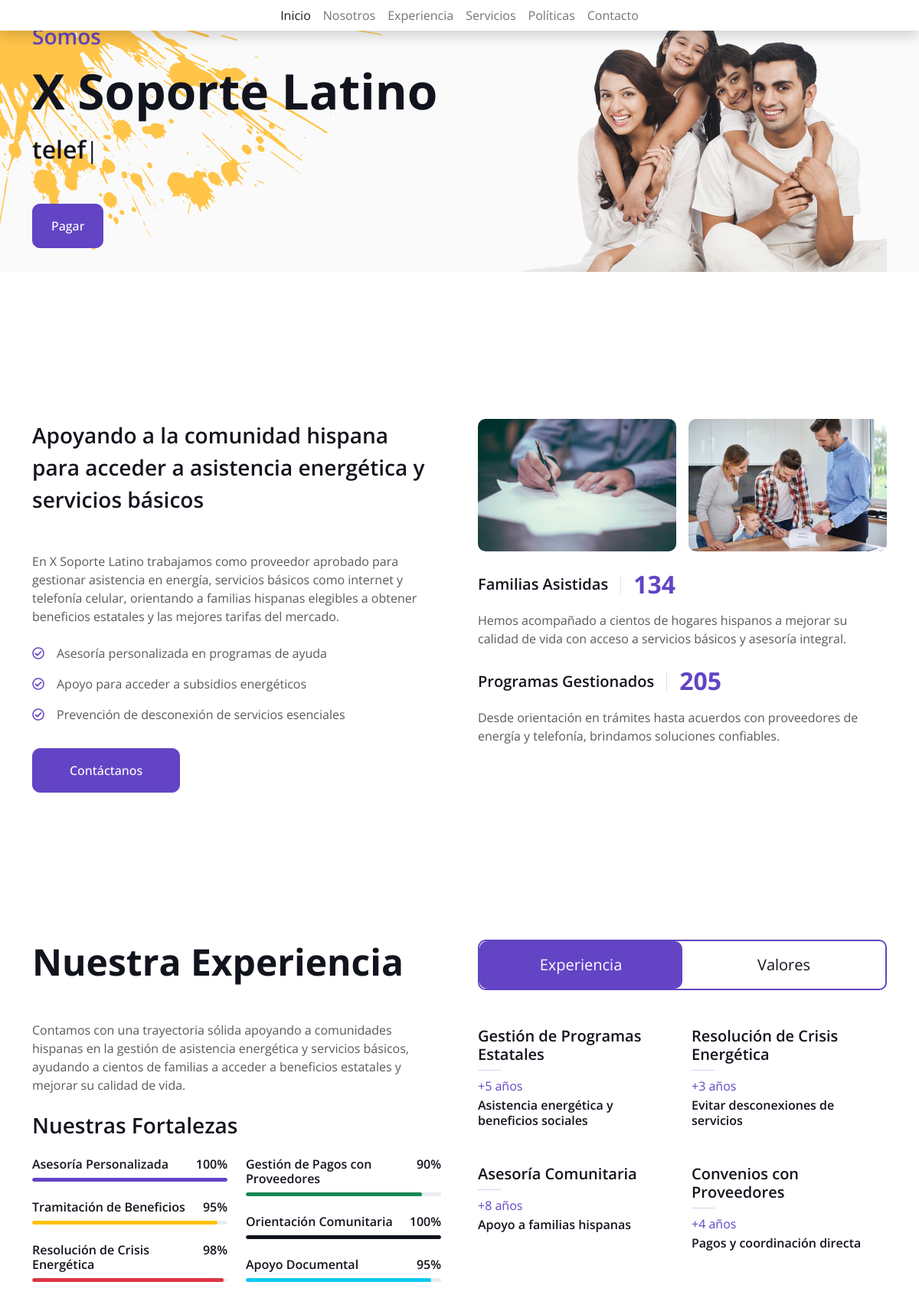
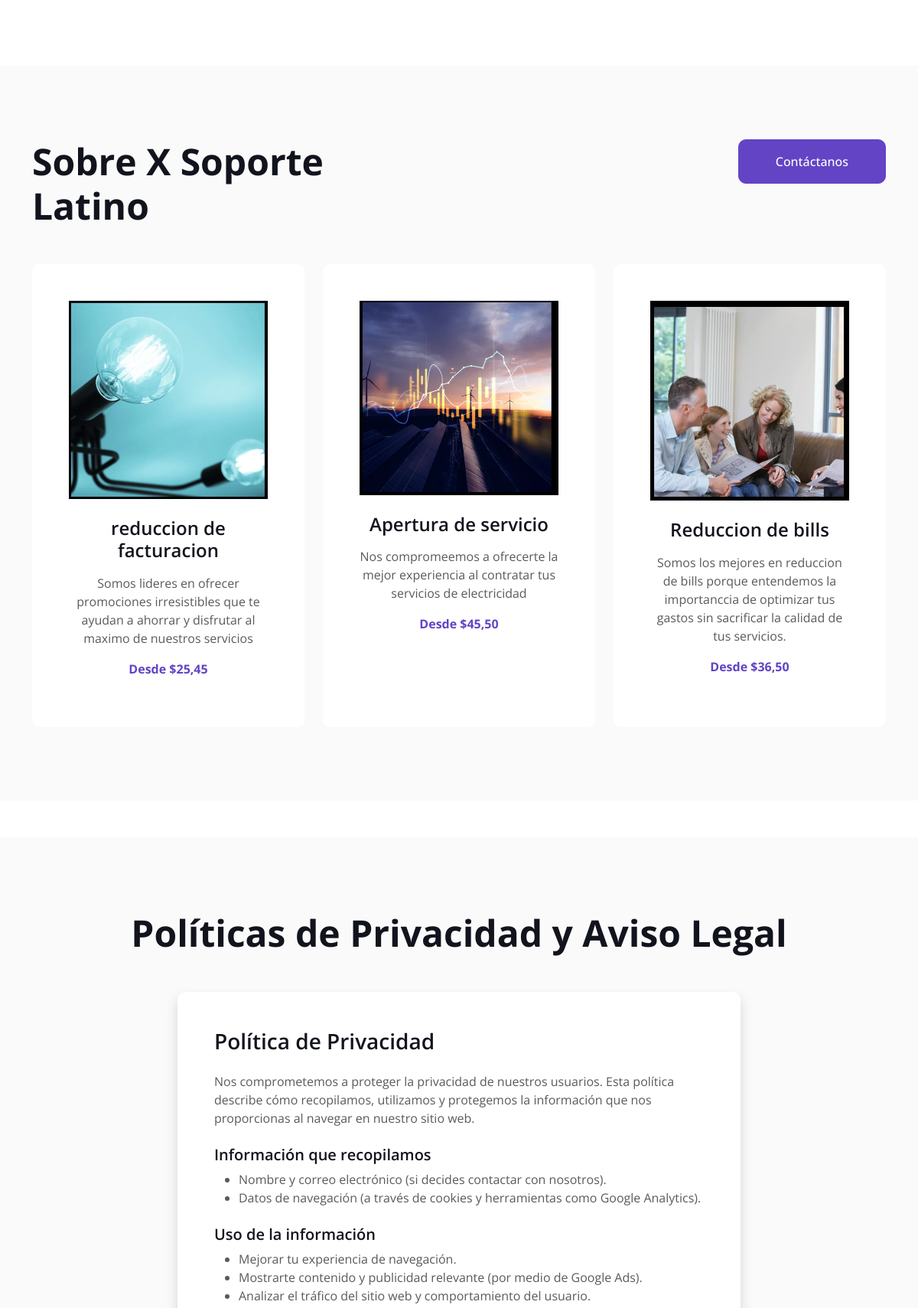
The page / (upper part) on the database its author committed (2 pictures, top to bottom).
### home/models.py (models this page shows, shortened)
class Service(models.Model):
    nombre = models.CharField(max_length=100, verbose_name="Título del servicio")
    descripcion = models.TextField(verbose_name="Descripción")
    icono = models.CharField(max_length=100, blank=True, null=True, verbose_name="Icono (opcional, FontAwesome o Bootstrap Icon)")
    imagen = models.ImageField(upload_to="services/", blank=True, null=True, verbose_name="Imagen (opcional)")
    es_activo = models.BooleanField(default=True, verbose_name="Activo")
    orden = models.PositiveIntegerField(default=0, verbose_name="Orden de aparición")
    created_at = models.DateTimeField(auto_now_add=True, verbose_name="Fecha de creación")
    updated_at = models.DateTimeField(auto_now=True, verbose_name="Última actualización")
    precio = models.DecimalField(max_digits=10, decimal_places=2, default=0.00, verbose_name="Precio)")
    class Meta:
        verbose_name = "Servicio"
        verbose_name_plural = "Servicios"

### home/views.py (the view)
# urls.py: path('', views.home, name='home'),
def home(request):
    servicios = Service.objects.filter(es_activo=True).order_by("orden")
    pago_url = request.session.pop("pago_url", None)
    pago_ok = request.session.pop("pago_ok", False)
    return render(request, "home.html", {
        "servicios": servicios,
        "pago_url": pago_url,
        "pago_ok": pago_ok
    })

### home/templates/home.html (shortened to what this page needs)
{% load static %}
<!DOCTYPE html>
<html lang="en">
<head>
    <link href="https://cdnjs.cloudflare.com/ajax/libs/font-awesome/5.10.0/css/all.min.css" rel="stylesheet">
    <link href="https://cdn.jsdelivr.net/npm/bootstrap-icons@1.4.1/font/bootstrap-icons.css" rel="stylesheet">
    <link href="{% static "lib/animate/animate.min.css" %}" rel="stylesheet">
    <link href="{% static "lib/lightbox/css/lightbox.min.css" %}" rel="stylesheet">
    <link href="{% static "lib/owlcarousel/assets/owl.carousel.min.css" %}" rel="stylesheet">
    <link href="{% static "css/bootstrap.min.css" %}" rel="stylesheet">
    <link rel="stylesheet" href="https://cdnjs.cloudflare.com/ajax/libs/bootstrap-datepicker/1.10.0/css/bootstrap-datepicker.min.css">
    <link href="{% static "css/style.css" %}" rel="stylesheet">
</head>
<body data-bs-spy="scroll" data-bs-target=".navbar" data-bs-offset="51">
    <nav class="navbFar navbar-expand-lg bg-white navbar-light fixed-top shadow py-lg-0 px-4 px-lg-5 wow fadeIn" data-wow-delay="0.1s">
        <div class="collapse navbar-collapse justify-content-between py-4 py-lg-0" id="navbarCollapse">
            <div class="navbar-nav ms-auto py-0">
                <a href="#home" class="nav-item nav-link active">Inicio</a>
                <a href="#about" class="nav-item nav-link">Nosotros</a>
                <a href="#skill" class="nav-item nav-link">Experiencia</a>
                <a href="#service" class="nav-item nav-link">Servicios</a>
            </div>
            <div class="navbar-nav me-auto py-0">
                <a href="#politicas" class="nav-item nav-link">Políticas</a>
                <a href="#contact" class="nav-item nav-link">Contacto</a>
            </div>
        </div>
    </nav>
    {% block content %}
        {% include "includes/header.html" %}
        {% include "includes/about.html" %}
        {% include "includes/expertise.html" %}
        {% include "includes/services.html" %}
        {% include "includes/politicas.html" %}
    {% endblock content %}
</body>
</html>

### home/templates/includes/header.html (shortened to what this page needs)
{% load static %}
<div class="container-fluid bg-light my-6 mt-0" id="home">
  <div class="container">
    <div class="row g-5 align-items-center">
      <div class="col-lg-6 py-6 pb-0 pt-lg-0">
        <h3 class="text-primary mb-3">Somos</h3>
        <h1 class="display-3 mb-3">X Soporte Latino</h1>
        <h2 class="typed-text-output d-inline"></h2>
        <div class="d-flex align-items-center pt-5">
          <button type="button" class="btn btn-primary py-3 px-4 me-5" id="pagoSelectorBtn">
            Pagar
          </button>
        </div>
      </div>
      <div class="col-lg-6">
        <img class="img-fluid" src="{% static 'img/profile1.png' %}" alt="">
      </div>
    </div>
  </div>
</div>

### home/templates/includes/about.html
{% load static %}
<div class="container-xxl py-6" id="about">
    <div class="container">
        <div class="row g-5">
            <div class="col-lg-6 wow fadeInUp" data-wow-delay="0.1s">
                <div class="mb-5">
                    <h3 class="lh-base mb-0">
                        Apoyando a la comunidad hispana para acceder a asistencia energética y servicios básicos
                    </h3>
                </div>
                <p class="mb-4">
                    En X Soporte Latino trabajamos como proveedor aprobado para gestionar asistencia en energía, servicios básicos como internet y telefonía celular, orientando a familias hispanas elegibles a obtener beneficios estatales y las mejores tarifas del mercado.
                </p>
                <p class="mb-3"><i class="far fa-check-circle text-primary me-3"></i>Asesoría personalizada en programas de ayuda</p>
                <p class="mb-3"><i class="far fa-check-circle text-primary me-3"></i>Apoyo para acceder a subsidios energéticos</p>
                <p class="mb-3"><i class="far fa-check-circle text-primary me-3"></i>Prevención de desconexión de servicios esenciales</p>
                <a class="btn btn-primary py-3 px-5 mt-3" href="#contact">Contáctanos</a>
            </div>
            <div class="col-lg-6 wow fadeInUp" data-wow-delay="0.5s">
                <div class="row g-3 mb-4">
                    <div class="col-sm-6">
                        <img class="img-fluid rounded" src="{% static 'img/about-2.jpg' %}" alt="Asistencia hispana">
                    </div>
                    <div class="col-sm-6">
                        <img class="img-fluid rounded" src="{% static 'img/about-4.jpg' %}" alt="Servicios básicos">
                    </div>
                </div>
                <div class="d-flex align-items-center mb-3">
                    <h5 class="border-end pe-3 me-3 mb-0">Familias Asistidas</h5>
                    <h2 class="text-primary fw-bold mb-0" data-toggle="counter-up">134</h2>
                </div>
                <p class="mb-4">
                    Hemos acompañado a cientos de hogares hispanos a mejorar su calidad de vida con acceso a servicios básicos y asesoría integral.
                </p>
                <div class="d-flex align-items-center mb-3">
                    <h5 class="border-end pe-3 me-3 mb-0">Programas Gestionados</h5>
                    <h2 class="text-primary fw-bold mb-0" data-toggle="counter-up">205</h2>
                </div>
                <p class="mb-0">
                    Desde orientación en trámites hasta acuerdos con proveedores de energía y telefonía, brindamos soluciones confiables.
                </p>
            </div>
        </div>
    </div>
</div>

### home/templates/includes/expertise.html (shortened to what this page needs)
{% load static %}
<div class="container-xxl py-6 pb-5" id="skill">
    <div class="container">
        <div class="row g-5">
            <div class="col-lg-6 wow fadeInUp" data-wow-delay="0.1s">
                <h1 class="display-5 mb-5">Nuestra Experiencia</h1>
                <p class="mb-4">
                    Contamos con una trayectoria sólida apoyando a comunidades hispanas en la gestión de asistencia energética y servicios básicos, ayudando a cientos de familias a acceder a beneficios estatales y mejorar su calidad de vida.
                </p>
                <h3 class="mb-4">Nuestras Fortalezas</h3>
                <div class="row align-items-center">
                    <div class="col-md-6">
                        <div class="skill mb-4">
                            <div class="d-flex justify-content-between">
                                <h6 class="font-weight-bold">Asesoría Personalizada</h6>
                                <h6 class="font-weight-bold">100%</h6>
                            </div>
                            <div class="progress">
                                <div class="progress-bar bg-primary" role="progressbar" style="width:100%"></div>
                            </div>
                        </div>
                        <div class="skill mb-4">
                            <div class="d-flex justify-content-between">
                                <h6 class="font-weight-bold">Tramitación de Beneficios</h6>
                                <h6 class="font-weight-bold">95%</h6>
                            </div>
                            <div class="progress">
                                <div class="progress-bar bg-warning" role="progressbar" style="width:95%"></div>
                            </div>
                        </div>
                        <div class="skill mb-4">
                            <div class="d-flex justify-content-between">
                                <h6 class="font-weight-bold">Resolución de Crisis Energética</h6>
                                <h6 class="font-weight-bold">98%</h6>
                            </div>
                            <div class="progress">
                                <div class="progress-bar bg-danger" role="progressbar" style="width:98%"></div>
                            </div>
                        </div>
                    </div>
                    <div class="col-md-6">
                        <div class="skill mb-4">
                            <div class="d-flex justify-content-between">
                                <h6 class="font-weight-bold">Gestión de Pagos con Proveedores</h6>
                                <h6 class="font-weight-bold">90%</h6>
                            </div>
                            <div class="progress">
                                <div class="progress-bar bg-success" role="progressbar" style="width:90%"></div>
                            </div>
                        </div>
                        <div class="skill mb-4">
                            <div class="d-flex justify-content-between">
                                <h6 class="font-weight-bold">Orientación Comunitaria</h6>
                                <h6 class="font-weight-bold">100%</h6>
                            </div>
                            <div class="progress">
                                <div class="progress-bar bg-dark" role="progressbar" style="width:100%"></div>
                            </div>
                        </div>
                        <div class="skill mb-4">
                            <div class="d-flex justify-content-between">
                                <h6 class="font-weight-bold">Apoyo Documental</h6>
                                <h6 class="font-weight-bold">95%</h6>
                            </div>
                            <div class="progress">
                                <div class="progress-bar bg-info" role="progressbar" style="width:95%"></div>
                            </div>
                        </div>
                    </div>
                </div>
            </div>
            <div class="col-lg-6 wow fadeInUp" data-wow-delay="0.5s">
                <ul class="nav nav-pills rounded border border-2 border-primary mb-5">
                    <li class="nav-item w-50">
                        <button class="nav-link w-100 py-3 fs-5 active" data-bs-toggle="pill" href="#tab-1">Experiencia</button>
                    </li>
                    <li class="nav-item w-50">
                        <button class="nav-link w-100 py-3 fs-5" data-bs-toggle="pill" href="#tab-2">Valores</button>
                    </li>
                </ul>
                <div class="tab-content">
                    <div id="tab-1" class="tab-pane fade show p-0 active">
                        <div class="row gy-5 gx-4">
                            <div class="col-sm-6">
                                <h5>Gestión de Programas Estatales</h5>
                                <hr class="text-primary my-2">
                                <p class="text-primary mb-1">+5 años</p>
                                <h6 class="mb-0">Asistencia energética y beneficios sociales</h6>
                            </div>
                            <div class="col-sm-6">
                                <h5>Resolución de Crisis Energética</h5>
                                <hr class="text-primary my-2">
                                <p class="text-primary mb-1">+3 años</p>
                                <h6 class="mb-0">Evitar desconexiones de servicios</h6>
                            </div>
                            <div class="col-sm-6">
                                <h5>Asesoría Comunitaria</h5>
                                <hr class="text-primary my-2">
                                <p class="text-primary mb-1">+8 años</p>
                                <h6 class="mb-0">Apoyo a familias hispanas</h6>
                            </div>
                            <div class="col-sm-6">
                                <h5>Convenios con Proveedores</h5>
                                <hr class="text-primary my-2">
                                <p class="text-primary mb-1">+4 años</p>
                                <h6 class="mb-0">Pagos y coordinación directa</h6>
                            </div>
                        </div>
                    </div>
                </div>
            </div>
        </div>
    </div>
</div>

### home/templates/includes/services.html
{% load static %}
<div class="container-fluid bg-light my-5 py-6" id="service">
    <div class="container">
        <div class="row g-5 mb-5 wow fadeInUp" data-wow-delay="0.1s">
            <div class="col-lg-6">
                <h1 class="display-5 mb-0">Sobre X Soporte Latino</h1>
            </div>
            <div class="col-lg-6 text-lg-end">
                <a class="btn btn-primary py-3 px-5" href="#contact">Contáctanos</a>
            </div>
        </div>
        <div class="row g-4">
            {% for servicio in servicios %}
            <div class="col-lg-4 wow fadeInUp" data-wow-delay="0.{{ forloop.counter }}s">
                <div class="service-item text-center bg-white rounded h-100 p-4 p-lg-5">
                    {% if servicio.imagen %}
                        <img src="{{ servicio.imagen.url }}" alt="{{ servicio.nombre }}" class="img-fluid mb-4">
                    {% else %}
                        <i class="{{ servicio.icono|default:'fa fa-cogs' }} fa-3x mb-4 text-primary"></i>
                    {% endif %}
                    <h4 class="mb-3">{{ servicio.nombre }}</h4>
                    <span>{{ servicio.descripcion }}</span>
                    {% if servicio.precio > 0 %}
                        <p class="mt-3 text-primary fw-bold">Desde ${{ servicio.precio }}</p>
                    {% endif %}
                </div>
            </div>
            {% endfor %}
        </div>
    </div>
</div>

### home/templates/includes/politicas.html (shortened to what this page needs)
{% load static %}
<div class="container-fluid bg-light py-5 my-5" id="politicas">
    <div class="container py-5">
        <h1 class="display-5 text-center mb-5 wow fadeInUp" data-wow-delay="0.1s">Políticas de Privacidad y Aviso Legal</h1>
        <div class="row justify-content-center">
            <div class="col-lg-8 wow fadeInUp" data-wow-delay="0.3s">
                <div class="bg-white rounded p-4 p-lg-5 shadow">
                    <h3 class="mb-4">Política de Privacidad</h3>
                    <p>
                        Nos comprometemos a proteger la privacidad de nuestros usuarios. Esta política describe cómo recopilamos, utilizamos y protegemos la información que nos proporcionas al navegar en nuestro sitio web.
                    </p>
                    <h5 class="mt-4">Información que recopilamos</h5>
                    <ul class="mb-3">
                        <li>Nombre y correo electrónico (si decides contactar con nosotros).</li>
                        <li>Datos de navegación (a través de cookies y herramientas como Google Analytics).</li>
                    </ul>
                    <h5 class="mt-4">Uso de la información</h5>
                    <ul class="mb-3">
                        <li>Mejorar tu experiencia de navegación.</li>
                        <li>Mostrarte contenido y publicidad relevante (por medio de Google Ads).</li>
                        <li>Analizar el tráfico del sitio web y comportamiento del usuario.</li>
                    </ul>
                </div>
            </div>
        </div>
    </div>
</div>

### home/templates/includes/contact.html (shortened to what this page needs)
{% load static %}

### rows shown on the page
Service: imagen (picture), nombre "reduccion de facturacion", descripcion "Somos lideres en ofrecer promociones irresistibles que te ayudan a ahorrar y disfrutar al maximo de nuestros servicios", precio "25,45"
Service: imagen (picture), nombre "Apertura de servicio", descripcion "Nos compromeemos a ofrecerte la mejor experiencia al contratar tus servicios de electricidad", precio "45,50"
Service: imagen (picture), nombre "Reduccion de bills", descripcion "Somos los mejores en reduccion de bills porque entendemos la importanccia de optimizar tus gastos sin sacrificar la calidad de tus servicios.", precio "36,50"
